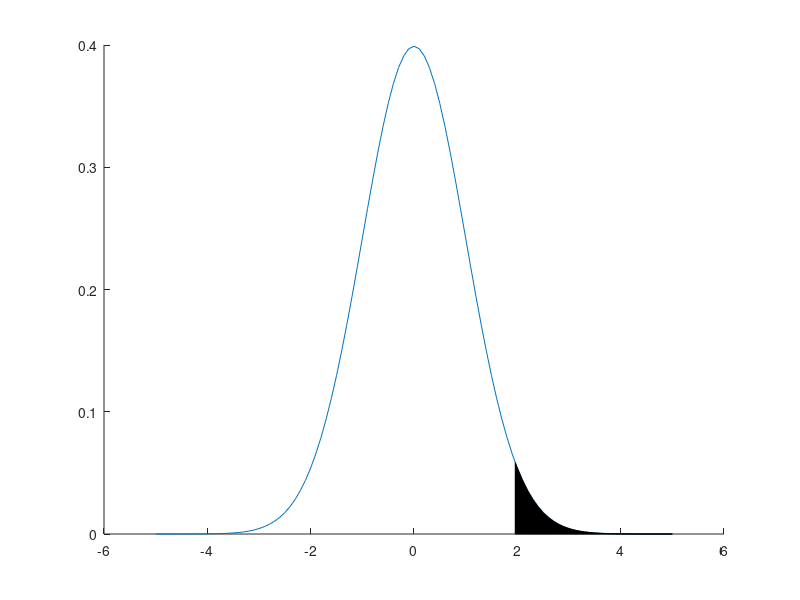

This figure's MATLAB source: (Note: this script raises an error after producing the figure.)
% Exercise - Understanding importance sampling

%% 1. Aim of the exercise
% The aim of this exercise is to understand importance sampling in the 
% context of reducing variance of Monte Carlo (MC) integration.

%% 2. Theory
% Refer to the accompanying PDF file for the theory.

%% 3. Define threshold for tail probability

% 3.1. Clear the memory 
clear;

% 3.2. Define threshold for tail probability
z_thresh = 1.96;

%% 4. Define and plot tail probability region

% 4.1. Define evaluation grid centered at z_thresh
z_base = -5:0.1:5;

% 4.2. Ensure z_thresh is included and grid is sorted
z = unique([z_base, z_thresh]); 

% 4.3. Define Standard Normal distribution
pd_base_trunc_norm = makedist('Normal','mu',0,'sigma',1);

% 4.4. Evaluate PDF over the grid
PDF_target_norm = pdf(pd_base_trunc_norm,z);

% 4.5. Region to highlight where z is at least z_thresh
z_tail = z >= z_thresh;

% 4.6. Plot Standard Normal PDF and highlight tail region
figure
hold on
plot(z,PDF_target_norm,'DisplayName','N(0,1)')
patch( ...
    [z(z_tail),flip(z(z_tail))], ...
    [zeros(size(PDF_target_norm(z_tail))),flip(PDF_target_norm(z_tail))], ...
    'black','DisplayName','Tail probability: P(Z >= z\_thresh)')
xline(z_thresh,':','DisplayName','z threshold')
title('Fig. 1. Standard Normal tail probability beyond z\_thresh')
xlabel('z')
ylabel('PDF')
legend('show')
hold off

%% 5. Compute true tail probability

% 5.1. Define mean of the Normal distribution
mu = 0; 

% 5.2. Define standard deviation of the Normal distribution
sigma = 1;

% 5.3. Evaluate tail probability beyond z_thresh as true integral value
int_true_value = 1-cdf('Normal',z_thresh,mu,sigma);

%% 6. Define number of samples

% Number of random samples to estimate the integral
N_samples = 10000;

%% 7. Monte Carlo integration using standard sampling

% 7.1. Draw samples from the Standard Normal distribution
Z_samples = random('Normal',mu,sigma,[N_samples 1]);

% 7.2. Estimate tail probability using indicator function
int_est_mc = mean(Z_samples >= z_thresh); % Estimate of P(Z >= z_thresh)

% 7.3. Compute MSE of the Monte Carlo estimator
MSE_mc = 1/(N_samples*(N_samples-1)) * ...
    sum(((Z_samples >= z_thresh)-int_est_mc).^2); % Equal to variance since estimator is unbiased

%% 8. Importance sampling using Normal proposal

% 8.1. Define location parameter of Normal proposal
mu = 2;

% 8.2. Define scale parameter of Normal proposal
sigma = 0.5;

% 8.3. Draw samples from Normal proposal
norm_samples = random('Normal',mu,sigma,[N_samples 1]);

% 8.4. Compute importance weights: target density/proposal density
weights_norm = ...
    normpdf(norm_samples,0,1)./ ... % Standard Normal evaluated at each sample
    normpdf(norm_samples,mu,sigma); % Normal at each sample

% 8.5. Estimate tail probability via importance sampling
int_est_is_norm = mean(weights_norm.*(norm_samples >= z_thresh));

% 8.6. Compute MSE of the importance sampling estimator
MSE_norm = var(weights_norm.*(norm_samples >= z_thresh))/N_samples; % Variance of weights divided by sample size

%% 9. Importance sampling using Truncated Normal proposal

% 9.1. Define location parameter of Normal proposal
mu = 3;

% 9.2. Define scale parameter of Normal proposal
sigma = 0.5;

% 9.3. Define base Normal distribution for truncation
pd_base_trunc_norm = makedist('Normal','mu',mu,'sigma',sigma);

% 9.4. Define Truncated Normal proposal: N(z_thresh,1) on [z_thresh,inf)
pd_prop_trunc_norm = truncate(pd_base_trunc_norm,z_thresh,inf);

% 9.5. Draw samples from the Truncated Normal distribution
trunc_norm_samples = random(pd_prop_trunc_norm,[N_samples 1]);

% 9.6. Compute importance weights
weights_trunc_norm = ...
    normpdf(trunc_norm_samples,0,1)./ ... % Standard Normal
    pdf(pd_base_trunc_norm,trunc_norm_samples); % Truncated Normal

% 9.7. Estimate tail probability via importance sampling
int_est_is_trunc_norm = mean(weights_trunc_norm); % All samples are >= z_thresh, so no indicator needed

% 9.8. Compute MSE of the importance sampling estimator
MSE_trunc_norm = var(weights_trunc_norm)/N_samples;

%% 10. Importance sampling using Gamma proposal

% 10.1. Define shape parameter of Gamma proposal
alpha = 5;

% 10.2. Define scale parameter of Gamma proposal
theta = 0.5;

% 10.3. Draw samples from Gamma proposal
gamma_samples = random('Gamma',alpha,theta,[N_samples 1]);

% 10.4. Select samples in the integration domain: z >= z_thresh
gamma_selected = gamma_samples(gamma_samples >= z_thresh);

% 10.5. Compute importance weights
weights_gamma = ...
    normpdf(gamma_selected,0,1)./ ... % Standard Normal
    gampdf(gamma_selected,alpha,theta); % Gamma

% 10.6. Estimate tail probability via importance sampling
int_est_is_gamma = mean(weights_gamma);

% 10.7. Compute MSE of the importance sampling estimator
MSE_gamma = var(weights_gamma)/length(weights_gamma);

%% 11. Compare target and proposal PDFs

% 11.1. Define full evaluation grid for symmetric distributions
x = -5:0.1:10;

% 11.2. Define positive evaluation grid for Gamma support
x_pos = 0:0.1:10;

% 11.3. Define Truncated evaluation grid for Truncated Normal
x_trunc = z_thresh:0.1:10;

% 11.4. Create Standard Normal distribution object
pd_target_norm = makedist('Normal','mu',0,'sigma',1);

% 11.5. Evaluate Standard Normal PDF over full grid
PDF_target_norm = pdf(pd_target_norm,x);

% 11.6. Create Normal proposal distribution centered at z_thresh
pd_prop_norm = makedist('Normal','mu',2,'sigma',0.5);

% 11.7. Evaluate Normal proposal PDF over full grid
PDF_prop_norm = pdf(pd_prop_norm,x);

% 11.8. Create base Normal distribution for truncation
pd_base_trunc_norm = makedist('Normal','mu',3,'sigma',0.5);

% 11.9. Truncate base Normal distribution to [z_thresh,inf)
pd_prop_trunc_norm = truncate(pd_base_trunc_norm,z_thresh,inf);

% 11.10. Evaluate Truncated Normal PDF over truncated grid
PDF_prop_trunc_norm = pdf(pd_prop_trunc_norm,x_trunc);

% 11.11. Create Gamma proposal distribution with shape = 5, scale = 0.5
pd_prop_gamma = makedist('Gamma',5,0.5);

% 11.12. Evaluate Gamma proposal PDF over positive grid
PDF_prop_gamma = pdf(pd_prop_gamma,x_pos);

% 11.13. Create comparison plot
figure
hold on
plot(x,PDF_target_norm,':', ...
    'DisplayName','Target: N(0,1)');
xline(z_thresh,':', ...
    'DisplayName','z\_thresh');
plot(x,PDF_prop_norm, ...
    'DisplayName','Proposal: N(z\_thresh,0.5)');
plot(x_trunc,PDF_prop_trunc_norm, ...
    'DisplayName','Proposal: TruncNorm(z\_thresh,1)');
plot(x_pos,PDF_prop_gamma, ...
    'DisplayName','Proposal: Gamma(5,0.5)');
title('Fig. 2. Target vs. proposal PDFs');
xlabel('z');
ylabel('PDF');
legend('show');
hold off

%% 12. Compare likelihood ratios: Target/Proposal

% 12.1. Define evaluation grid
x = -5:0.1:10;

% 12.2. Define evaluation grid for truncated proposals
x_trunc = z_thresh:0.1:10;

% 12.3. Define evaluation grid for positive-support proposals
x_pos = 0:0.1:10;

% 12.4. Create Standard Normal distribution object
pd_target_norm = makedist('Normal','mu',0,'sigma',1);

% 12.5. Evaluate Standard Normal PDF over full grid
PDF_target_norm = pdf(pd_target_norm,x);

% 12.6. Evaluate Standard Normal PDF over truncated grid
PDF_target_trunc_norm = pdf(pd_target_norm,x_trunc);2
% 12.7. Evaluate Standard Normal PDF over positive grid
PDF_target_pos_norm = pdf(pd_target_norm,x_pos);

% 12.8. Create Normal proposal distribution N(2,0.5)
pd_prop_norm = makedist('Normal','mu',2,'sigma',0.5);

% 12.9. Evaluate Normal proposal PDF over full grid
PDF_prop_norm = pdf(pd_prop_norm,x);

% 12.10. Create base Normal distribution for truncation
pd_base_trunc_norm = makedist('Normal','mu',3,'sigma',0.5);

% 12.11. Truncate base Normal distribution to [z_thresh, inf)
pd_prop_trunc_norm = truncate(pd_base_trunc_norm,z_thresh,inf);

% 12.12. Evaluate Truncated Normal proposal PDF over truncated grid
PDF_prop_trunc_norm = pdf(pd_prop_trunc_norm,x_trunc);

% 12.13. Create Gamma proposal distribution Gamma(5,1)
pd_prop_gamma = makedist('Gamma',5,1);

% 12.14. Evaluate Gamma proposal PDF over positive grid
PDF_prop_gamma = pdf(pd_prop_gamma,x_pos);

% 12.15. Create likelihood ratio plot
figure
hold on
plot(x,PDF_target_norm./PDF_prop_norm, ...
    'DisplayName','Norm(2,0.5)');
plot(x_trunc,PDF_target_trunc_norm./PDF_prop_trunc_norm, ...
    'DisplayName','TruncNorm(z\_thresh,1)');
plot(x_pos,PDF_target_pos_norm./PDF_prop_gamma, ...
    'DisplayName','Gamma(5,1)');
xline(z_thresh,':','DisplayName','z\_thresh');
xlim([0 5]); % xlim([-5 10]) is the full domain, including symmetric region
ylim([0 1]); % Rescale y-axis to reveal structure
title('Fig. 3. Likelihood ratios: Target / Proposal');
xlabel('z');
ylabel('Likelihood ratio');
legend('show');
hold off

%% 13. Asymptotic behavior of MSE
% This section is to be be expanded to study how MSE decreases with
% increasing sample size. For example, we will loop over N_samples = [100,
% 500, 1000, 5000, 10000] and plot MSEs.
